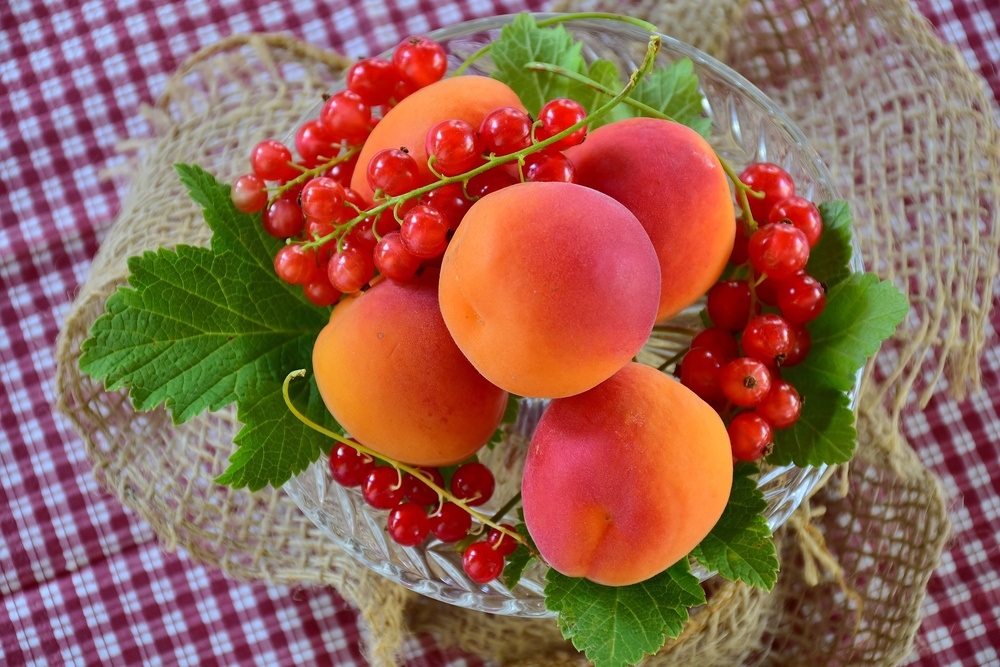
%> input picture apricots-2444808_1920.jpg, 1000 x 667 px, shrunk from 1920 x 1280 before the run
$ octave 'Binary&Gray-Image.m'   (GNU Octave 9; MATLAB toolbox functions it lacks are replaced by stand-ins)
%> lines starting %> are read from the running program, lines starting %| are printed output that depends on the picture; in (x1, y1, x2, y2) boxes, pixels count from 0 and x2, y2 are one past the last pixel; in counts of white or black regions, pixels touching at a corner belong together; the program's own positions count from 1
img=imread('apricots-2444808_1920.jpg');
%> img is the input picture: size 667x1000x3 uint8; mean R, G, B 148.8, 101.1, 83.7
imshow(img);
gray_img=rgb2gray(img);
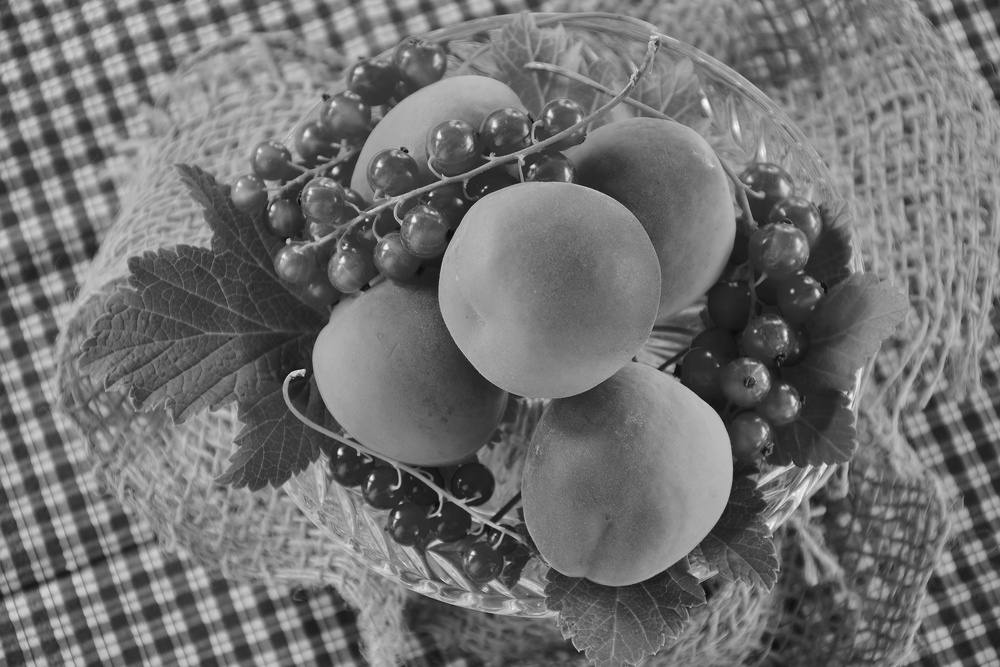
%> gray_img: size 667x1000 uint8; min 7, max 248, mean 113.4
binary_img=im2bw(gray_img);
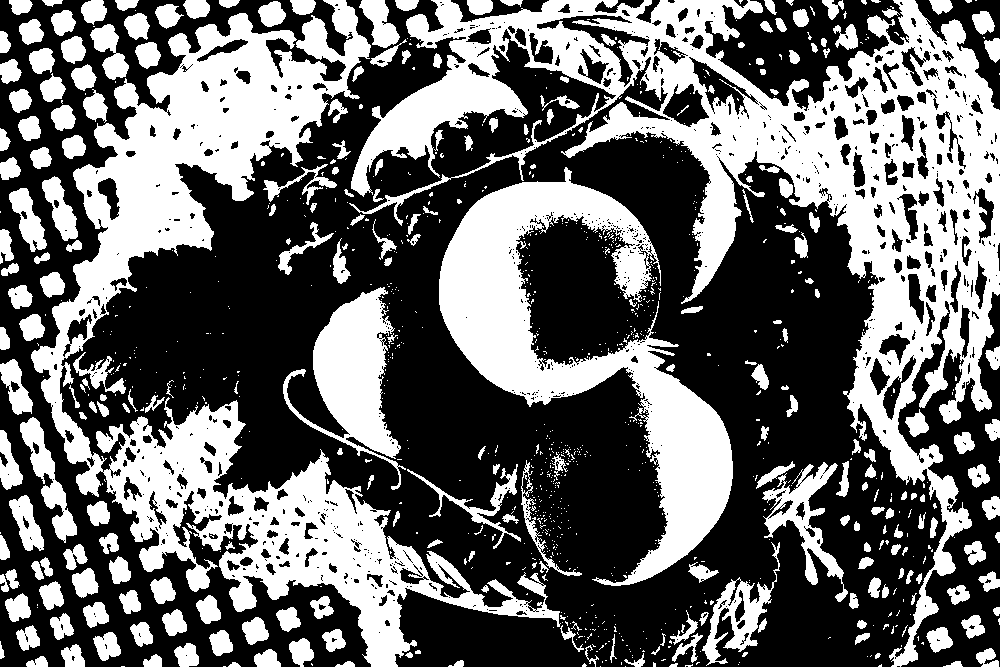
%> binary_img: size 667x1000 logical; 41% white; 1015 white regions (759 under 20 px), largest, box (x1, y1, x2, y2) and area: (349, 0, 1000, 667) 89089, (31, 0, 561, 667) 75416, (439, 167, 733, 586) 36826
figure,imshow(gray_img), title('Grayscale Image');
figure,imshow(binary_img), title('Binary Image');

$ run again, with apricots-2523272_1920.jpg copied over apricots-2444808_1920.jpg
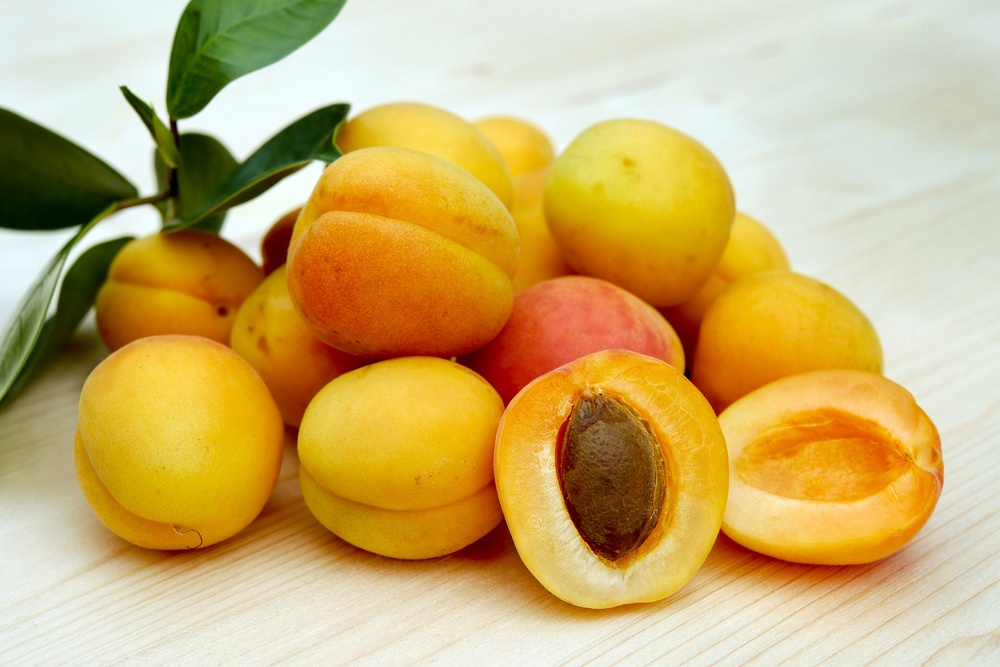
%> input picture apricots-2523272_1920.jpg, 1000 x 667 px, shrunk from 1920 x 1280 before the run
%> img is the input picture: size 667x1000x3 uint8; mean R, G, B 203.8, 175.3, 110.7
%> `gray_img=rgb2gray(img);`:
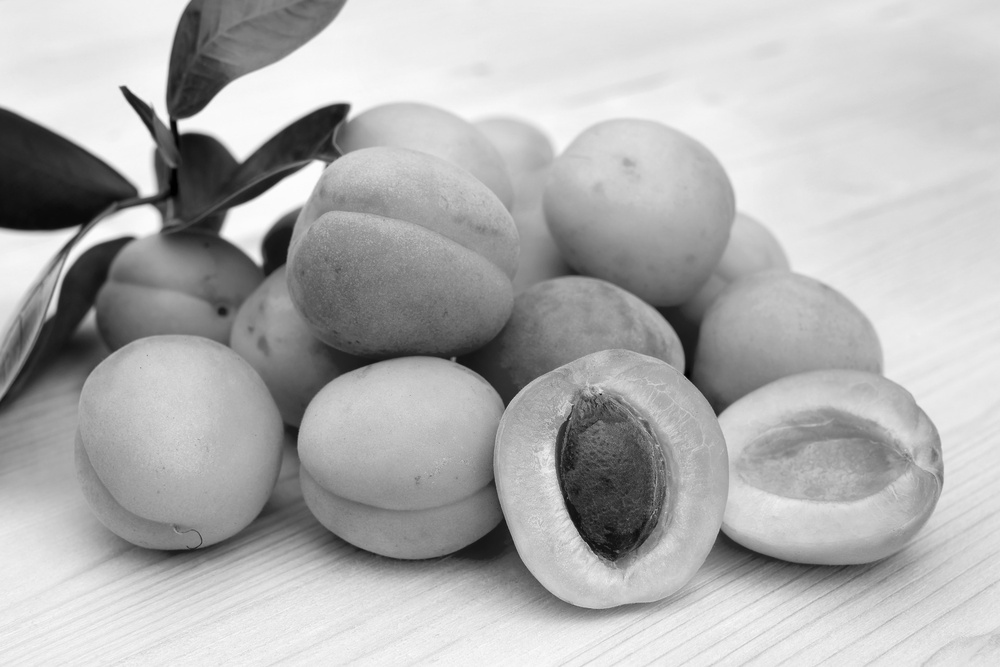
%> gray_img: size 667x1000 uint8; min 0, max 254, mean 176.4
%> `binary_img=im2bw(gray_img);`:
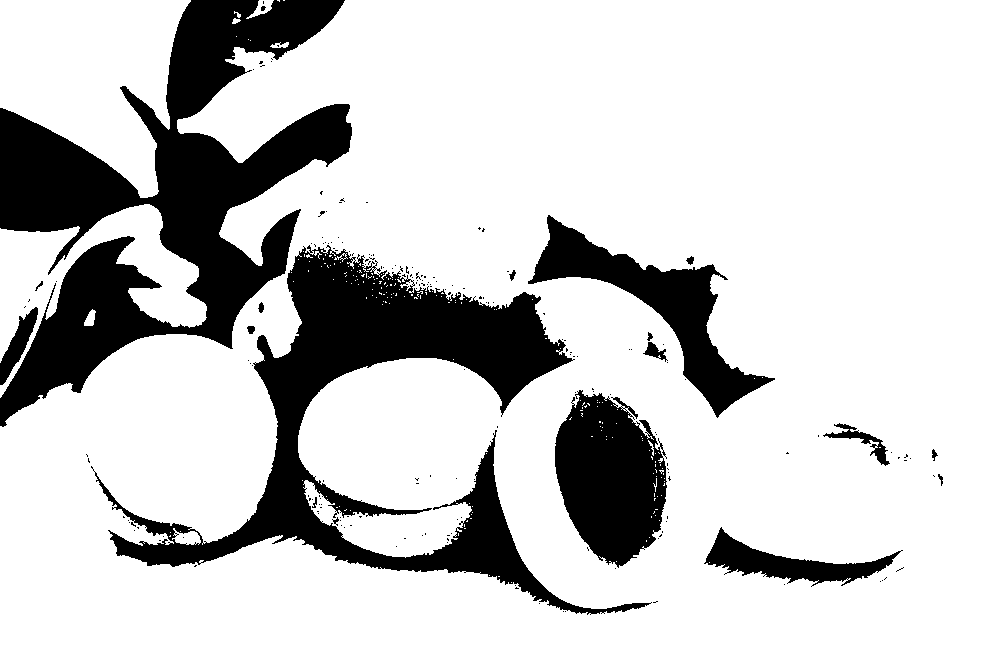
%> binary_img: size 667x1000 logical; 80% white; 191 black regions (173 under 20 px), largest, box (x1, y1, x2, y2) and area: (0, 0, 352, 427) 56515, (91, 245, 652, 615) 44947, (555, 390, 667, 568) 13914

$ run again, with images(7).jpg copied over apricots-2444808_1920.jpg
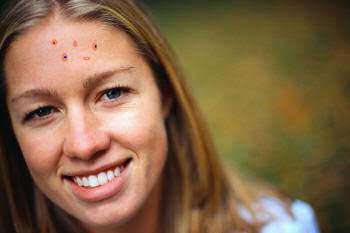
%> input picture images(7).jpg, 350 x 233 px
%> img is the input picture: size 233x350x3 uint8; mean R, G, B 129.4, 101.2, 70.5
%> `gray_img=rgb2gray(img);`:
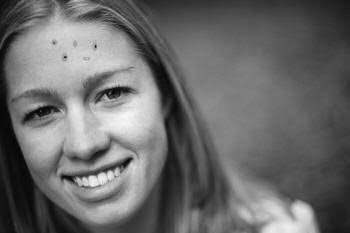
%> gray_img: size 233x350 uint8; min 1, max 247, mean 106.1
%> `binary_img=im2bw(gray_img);`:
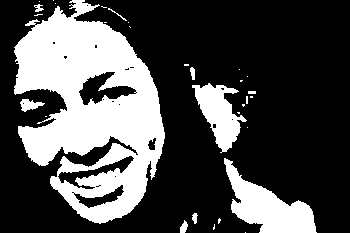
%> binary_img: size 233x350 logical; 30.1% white; 31 white regions (21 under 20 px), largest, box (x1, y1, x2, y2) and area: (14, 0, 165, 224) 19112, (224, 158, 317, 233) 3093, (192, 83, 247, 153) 1829
